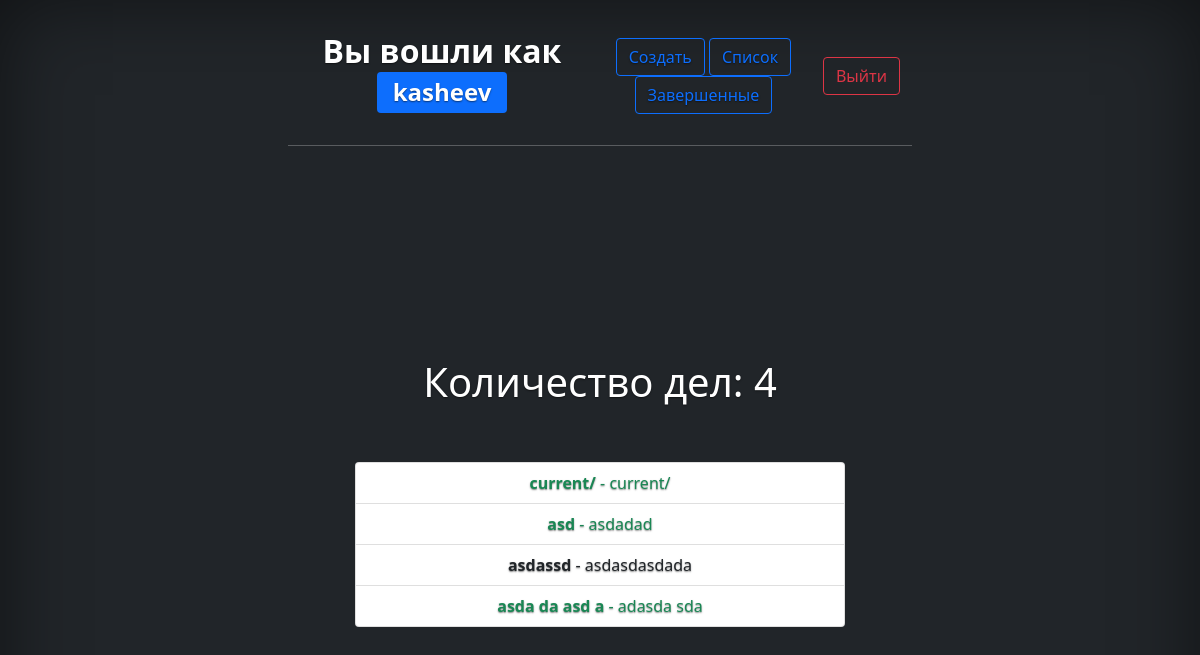
The page /current/ (signed in) on the database its author committed.
### todo/models.py (models this page shows, shortened)
class Todo(models.Model):
    title = models.CharField(max_length=100)
    memo = models.TextField(blank=True)
    created = models.DateTimeField(auto_now_add=True)
    datecompleted = models.DateTimeField(null=True, blank=True)
    important = models.BooleanField(default=False)
    user = models.ForeignKey(User, on_delete=models.CASCADE)

### todo/views.py (the view)
# urls.py: path('current/', views.currenttodos, name='currenttodos'),
@login_required
def currenttodos(request):
    todos = Todo.objects.filter(user=request.user, datecompleted__isnull=True)
    return render(request, 'todo/currenttodos.html', {'todos': todos})

### todo/templates/todo/currenttodos.html
{% extends "todo/base.html" %}
{% block content %}
    <div class="row justify-content-center mt-5">
        <div class="col-md-10">
            {% if todos %}
                 <h1>Количество дел: {{ todos.count}}</h1>
            {% else %}
                           <h1>Текущий список</h1>
            {% endif %}
        </div>
    </div>
    <div class="row justify-content-center mt-5">
        <div class="col-md-10">
        {% if todos %}
            <div class="list-group">
                {% for todo in todos %}
                    <a href="{% url 'viewtodo' todo.id %}" class="list-group-item list-group-item-action{% if todo.important %} link-success {% endif %}">
                      <b>{{ todo.title }}</b>{% if todo.memo %} - {{ todo.memo|truncatechars:30 }}{% endif %}</a>
                {% endfor %}
            </div>
        {% else %}
            <div class="text-center">
                <h2>Похоже, у вас нет задач! Хорошая работа.</h2>
            <br>
            <a role="button" class="btn btn-primary" href="{% url 'createtodo' %}">Новая задача</a>
            </div>
        {% endif %}
        </div>
    </div>
{% endblock %}

### todo/templates/todo/base.html (shortened to what this page needs)
<!doctype html>
<html lang="en" class="h-100">
  <head>
  <link href="https://cdn.jsdelivr.net/npm/bootstrap@5.1.0/dist/css/bootstrap.min.css" rel="stylesheet">
   <link href="bootstrap.min.css" rel="stylesheet" >
    <link href="cover.css" rel="stylesheet">
  </head>
  <body class="d-flex h-100 text-center text-white bg-dark">
<div class="cover-container d-flex w-100 h-100 p-4 mx-auto flex-column">
  <header class="mb-auto">
    <div>
        <nav class="navbar navbar-expand-lg navbar-light bg-grey">
      <div class="container-fluid">
        {% if user.is_authenticated %}
          <h2><strong>Вы вошли как</strong>  <span class="badge bg-primary"> {{ user.username }}</span></h2>
        <div class="d-grid gap-3 d-md-block">
          <a href="{% url 'createtodo' %}" class="btn btn-outline-primary">Создать</a>
          <a href="{% url 'currenttodos' %}"  class="btn btn-outline-primary">Список</a>
          <a href="{% url 'completedtodos' %}" class="btn btn-outline-primary">Завершенные</a>
            </div>
            <button type="submit" class="btn btn-outline-danger"> Выйти </button>
        {% else %}
        <div class="d-grid gap-2 d-md-block">
          <a href="{% url 'sigupuser' %}" class="btn btn-outline-primary">Зарегистрироваться</a>
          <a href="{% url 'loginuser' %}" class="btn btn-outline-success">Войти</a>
        </div>
        {% endif %}
      </div>
      </nav>
      <hr>
    </div>
  </header>
  <main class="px-3">
    {% block content %} {% endblock %}
  </main>
</div>
</body>
</html>

### todo/templates/todo/cover.css (style rules this page uses)
body { text-shadow: 0 .05rem .1rem rgba(0, 0, 0, .5); box-shadow: inset 0 0 5rem rgba(0, 0, 0, .5); }
.cover-container { max-width: 42em; }

### rows shown on the page
Todo: title "current/", memo "current/"
Todo: title "asd", memo "asdadad"
Todo: title "asdassd", memo "asdasdasdada"
Todo: title "asda da asd a", memo "adasda sda"

### other values the page prints
{{ user.username }} "kasheev"
{{ todos.count }} "4"
